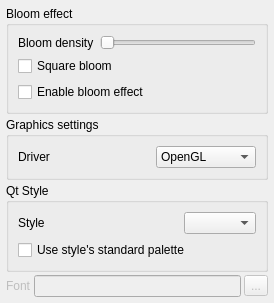
<?xml version="1.0" encoding="UTF-8"?>
<ui version="4.0">
 <class>GraphicsSettingsPage</class>
 <widget class="QWidget" name="GraphicsSettingsPage">
  <property name="geometry">
   <rect>
    <x>0</x>
    <y>0</y>
    <width>274</width>
    <height>277</height>
   </rect>
  </property>
  <property name="windowTitle">
   <string>Form</string>
  </property>
  <layout class="QGridLayout" name="gridLayout">
   <property name="margin">
    <number>6</number>
   </property>
   <property name="spacing">
    <number>3</number>
   </property>
   <item row="0" column="0" colspan="3">
    <widget class="QGroupBox" name="groupBox_2">
     <property name="title">
      <string>Bloom effect</string>
     </property>
     <layout class="QGridLayout" name="gridLayout_5">
      <item row="0" column="0">
       <layout class="QHBoxLayout" name="horizontalLayout_5">
        <item>
         <widget class="QLabel" name="label_5">
          <property name="text">
           <string>Bloom density</string>
          </property>
         </widget>
        </item>
        <item>
         <widget class="QSlider" name="bloomDensityHorizontalSlider">
          <property name="maximum">
           <number>255</number>
          </property>
          <property name="orientation">
           <enum>Qt::Horizontal</enum>
          </property>
         </widget>
        </item>
       </layout>
      </item>
      <item row="1" column="0">
       <widget class="QCheckBox" name="squareBloomCheckBox">
        <property name="text">
         <string>Square bloom</string>
        </property>
       </widget>
      </item>
      <item row="2" column="0">
       <widget class="QCheckBox" name="enableBloomCheckBox">
        <property name="text">
         <string>Enable bloom effect</string>
        </property>
       </widget>
      </item>
     </layout>
    </widget>
   </item>
   <item row="1" column="0" colspan="3">
    <widget class="QGroupBox" name="graphicsGroupBox">
     <property name="title">
      <string>Graphics settings</string>
     </property>
     <layout class="QGridLayout" name="gridLayout_3">
      <item row="0" column="0">
       <layout class="QHBoxLayout" name="horizontalLayout_3">
        <item>
         <widget class="QLabel" name="driverGraphLabel">
          <property name="text">
           <string>Driver</string>
          </property>
         </widget>
        </item>
        <item>
         <spacer name="horizontalSpacer_3">
          <property name="orientation">
           <enum>Qt::Horizontal</enum>
          </property>
          <property name="sizeHint" stdset="0">
           <size>
            <width>40</width>
            <height>20</height>
           </size>
          </property>
         </spacer>
        </item>
        <item>
         <widget class="QComboBox" name="driverGraphComboBox">
          <property name="sizePolicy">
           <sizepolicy hsizetype="MinimumExpanding" vsizetype="Fixed">
            <horstretch>0</horstretch>
            <verstretch>0</verstretch>
           </sizepolicy>
          </property>
          <item>
           <property name="text">
            <string>OpenGL</string>
           </property>
          </item>
          <item>
           <property name="text">
            <string>Direct3D</string>
           </property>
          </item>
         </widget>
        </item>
       </layout>
      </item>
     </layout>
    </widget>
   </item>
   <item row="2" column="0" colspan="3">
    <widget class="QGroupBox" name="qtStyleGroupBox">
     <property name="title">
      <string>Qt Style</string>
     </property>
     <layout class="QVBoxLayout" name="verticalLayout_3">
      <item>
       <layout class="QHBoxLayout" name="horizontalLayout_6">
        <item>
         <widget class="QLabel" name="label_6">
          <property name="text">
           <string>Style</string>
          </property>
         </widget>
        </item>
        <item>
         <spacer name="horizontalSpacer_5">
          <property name="orientation">
           <enum>Qt::Horizontal</enum>
          </property>
          <property name="sizeHint" stdset="0">
           <size>
            <width>40</width>
            <height>20</height>
           </size>
          </property>
         </spacer>
        </item>
        <item>
         <widget class="QComboBox" name="styleComboBox"/>
        </item>
       </layout>
      </item>
      <item>
       <widget class="QCheckBox" name="paletteCheckBox">
        <property name="text">
         <string>Use style's standard palette</string>
        </property>
       </widget>
      </item>
     </layout>
    </widget>
   </item>
   <item row="3" column="0">
    <widget class="QLabel" name="label">
     <property name="enabled">
      <bool>false</bool>
     </property>
     <property name="text">
      <string>Font</string>
     </property>
    </widget>
   </item>
   <item row="3" column="1">
    <widget class="QLineEdit" name="fontLineEdit">
     <property name="enabled">
      <bool>false</bool>
     </property>
    </widget>
   </item>
   <item row="3" column="2">
    <widget class="QToolButton" name="fontSelectButton">
     <property name="enabled">
      <bool>false</bool>
     </property>
     <property name="text">
      <string>...</string>
     </property>
    </widget>
   </item>
   <item row="4" column="1">
    <spacer name="verticalSpacer_2">
     <property name="orientation">
      <enum>Qt::Vertical</enum>
     </property>
     <property name="sizeHint" stdset="0">
      <size>
       <width>20</width>
       <height>283</height>
      </size>
     </property>
    </spacer>
   </item>
  </layout>
 </widget>
 <resources>
  <include location="../../object_viewer_qt.qrc"/>
 </resources>
 <connections/>
</ui>
